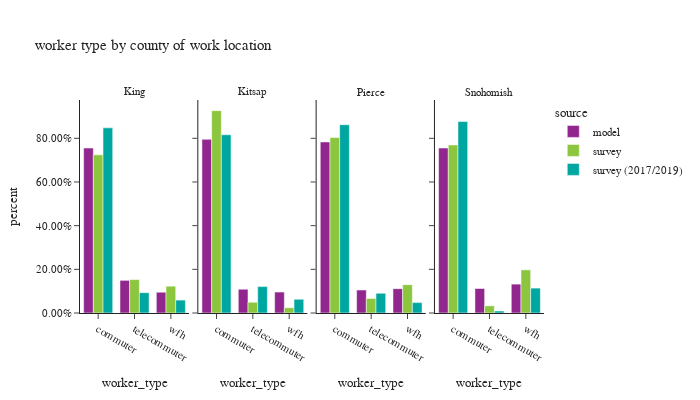

Notebook code cell kept with this figure:
### Code cell
df_worker_count = workers.groupby(['source','CountyName_work','worker_type'])['pdexpfac']. \
    sum().reset_index()
df_worker_count['percent'] = df_worker_count.groupby(['source','CountyName_work'], group_keys=False)['pdexpfac']. \
    apply(lambda x: x / float(x.sum()))

df_worker_count_ct = workers.groupby(['source','CountyName_work','worker_type'])['pdexpfac'].count().reset_index(). \
    rename(columns={'pdexpfac':'sample count'})
df_worker_count = df_worker_count.merge(df_worker_count_ct, on=['source','CountyName_work','worker_type']). \
    rename(columns={'pdexpfac':'total count'})

fig = px.bar(df_worker_count.sort_values(by=['source','CountyName_work']), x='worker_type', y="percent",
             facet_col="CountyName_work", color="source",
             barmode="group",hover_data=['sample count','total count'],
             title="worker type by county of work location")
fig.for_each_annotation(lambda a: a.update(text = a.text.split("=")[-1]))
fig.update_layout(height=400, width=700, font=dict(size=11))
fig.for_each_yaxis(lambda a: a.update(tickformat = ".2%"))
fig.update_xaxes(categoryorder='array', categoryarray= ['commuter','telecommuter','wfh'])
fig.show()

### Figure 1 — Plotly figure (JSON) as saved in the notebook; plotly's stock layout.template omitted (floating-point values rounded to 4 significant figures)
{"data": [{"alignmentgroup": "True", "customdata": [[1047000.0, 1047000.0], [207300.0, 207300.0], [132000.0, 132000.0]], "hovertemplate": "source=model<br>CountyName_work=King<br>worker_type=%{x}<br>percent=%{y}<br>sample count=%{customdata[0]}<br>total count=%{customdata[1]}<extra></extra>", "legendgroup": "model", "marker": {"color": "#91268F", "pattern": {"shape": ""}}, "name": "model", "offsetgroup": "model", "orientation": "v", "showlegend": true, "textposition": "auto", "type": "bar", "x": ["commuter", "telecommuter", "wfh"], "xaxis": "x", "y": [0.7553, 0.1495, 0.09516], "yaxis": "y"}, {"alignmentgroup": "True", "customdata": [[45460.0, 45460.0], [6225.0, 6225.0], [5471.0, 5471.0]], "hovertemplate": "source=model<br>CountyName_work=Kitsap<br>worker_type=%{x}<br>percent=%{y}<br>sample count=%{customdata[0]}<br>total count=%{customdata[1]}<extra></extra>", "legendgroup": "model", "marker": {"color": "#91268F", "pattern": {"shape": ""}}, "name": "model", "offsetgroup": "model", "orientation": "v", "showlegend": false, "textposition": "auto", "type": "bar", "x": ["commuter", "telecommuter", "wfh"], "xaxis": "x2", "y": [0.7954, 0.1089, 0.09573], "yaxis": "y2"}, {"alignmentgroup": "True", "customdata": [[218200.0, 218200.0], [29300.0, 29300.0], [31060.0, 31060.0]], "hovertemplate": "source=model<br>CountyName_work=Pierce<br>worker_type=%{x}<br>percent=%{y}<br>sample count=%{customdata[0]}<br>total count=%{customdata[1]}<extra></extra>", "legendgroup": "model", "marker": {"color": "#91268F", "pattern": {"shape": ""}}, "name": "model", "offsetgroup": "model", "orientation": "v", "showlegend": false, "textposition": "auto", "type": "bar", "x": ["commuter", "telecommuter", "wfh"], "xaxis": "x3", "y": [0.7833, 0.1052, 0.1115], "yaxis": "y3"}, {"alignmentgroup": "True", "customdata": [[178200.0, 178200.0], [26450.0, 26450.0], [31210.0, 31210.0]], "hovertemplate": "source=model<br>CountyName_work=Snohomish<br>worker_type=%{x}<br>percent=%{y}<br>sample count=%{customdata[0]}<br>total count=%{customdata[1]}<extra></extra>", "legendgroup": "model", "marker": {"color": "#91268F", "pattern": {"shape": ""}}, "name": "model", "offsetgroup": "model", "orientation": "v", "showlegend": false, "textposition": "auto", "type": "bar", "x": ["commuter", "telecommuter", "wfh"], "xaxis": "x4", "y": [0.7555, 0.1121, 0.1323], "yaxis": "y4"}, {"alignmentgroup": "True", "customdata": [[1249.0, 603400.0], [560.0, 127500.0], [473.0, 102300.0]], "hovertemplate": "source=survey<br>CountyName_work=King<br>worker_type=%{x}<br>percent=%{y}<br>sample count=%{customdata[0]}<br>total count=%{customdata[1]}<extra></extra>", "legendgroup": "survey", "marker": {"color": "#8CC63E", "pattern": {"shape": ""}}, "name": "survey", "offsetgroup": "survey", "orientation": "v", "showlegend": true, "textposition": "auto", "type": "bar", "x": ["commuter", "telecommuter", "wfh"], "xaxis": "x", "y": [0.7242, 0.153, 0.1228], "yaxis": "y"}, {"alignmentgroup": "True", "customdata": [[23.0, 23520.0], [11.0, 1246.0], [9.0, 615.9]], "hovertemplate": "source=survey<br>CountyName_work=Kitsap<br>worker_type=%{x}<br>percent=%{y}<br>sample count=%{customdata[0]}<br>total count=%{customdata[1]}<extra></extra>", "legendgroup": "survey", "marker": {"color": "#8CC63E", "pattern": {"shape": ""}}, "name": "survey", "offsetgroup": "survey", "orientation": "v", "showlegend": false, "textposition": "auto", "type": "bar", "x": ["commuter", "telecommuter", "wfh"], "xaxis": "x2", "y": [0.9267, 0.04908, 0.02426], "yaxis": "y2"}, {"alignmentgroup": "True", "customdata": [[75.0, 81520.0], [7.0, 6782.0], [19.0, 13180.0]], "hovertemplate": "source=survey<br>CountyName_work=Pierce<br>worker_type=%{x}<br>percent=%{y}<br>sample count=%{customdata[0]}<br>total count=%{customdata[1]}<extra></extra>", "legendgroup": "survey", "marker": {"color": "#8CC63E", "pattern": {"shape": ""}}, "name": "survey", "offsetgroup": "survey", "orientation": "v", "showlegend": false, "textposition": "auto", "type": "bar", "x": ["commuter", "telecommuter", "wfh"], "xaxis": "x3", "y": [0.8033, 0.06683, 0.1299], "yaxis": "y3"}, {"alignmentgroup": "True", "customdata": [[91.0, 82640.0], [15.0, 3530.0], [42.0, 21220.0]], "hovertemplate": "source=survey<br>CountyName_work=Snohomish<br>worker_type=%{x}<br>percent=%{y}<br>sample count=%{customdata[0]}<br>total count=%{customdata[1]}<extra></extra>", "legendgroup": "survey", "marker": {"color": "#8CC63E", "pattern": {"shape": ""}}, "name": "survey", "offsetgroup": "survey", "orientation": "v", "showlegend": false, "textposition": "auto", "type": "bar", "x": ["commuter", "telecommuter", "wfh"], "xaxis": "x4", "y": [0.7695, 0.03287, 0.1976], "yaxis": "y4"}, {"alignmentgroup": "True", "customdata": [[4064.0, 684000.0], [270.0, 75020.0], [393.0, 47660.0]], "hovertemplate": "source=survey (2017/2019)<br>CountyName_work=King<br>worker_type=%{x}<br>percent=%{y}<br>sample count=%{customdata[0]}<br>total count=%{customdata[1]}<extra></extra>", "legendgroup": "survey (2017/2019)", "marker": {"color": "#00A7A0", "pattern": {"shape": ""}}, "name": "survey (2017/2019)", "offsetgroup": "survey (2017/2019)", "orientation": "v", "showlegend": true, "textposition": "auto", "type": "bar", "x": ["commuter", "telecommuter", "wfh"], "xaxis": "x", "y": [0.8479, 0.093, 0.05909], "yaxis": "y"}, {"alignmentgroup": "True", "customdata": [[53.0, 14850.0], [2.0, 2200.0], [9.0, 1141.0]], "hovertemplate": "source=survey (2017/2019)<br>CountyName_work=Kitsap<br>worker_type=%{x}<br>percent=%{y}<br>sample count=%{customdata[0]}<br>total count=%{customdata[1]}<extra></extra>", "legendgroup": "survey (2017/2019)", "marker": {"color": "#00A7A0", "pattern": {"shape": ""}}, "name": "survey (2017/2019)", "offsetgroup": "survey (2017/2019)", "orientation": "v", "showlegend": false, "textposition": "auto", "type": "bar", "x": ["commuter", "telecommuter", "wfh"], "xaxis": "x2", "y": [0.8164, 0.1209, 0.0627], "yaxis": "y2"}, {"alignmentgroup": "True", "customdata": [[137.0, 105500.0], [19.0, 11030.0], [28.0, 5824.0]], "hovertemplate": "source=survey (2017/2019)<br>CountyName_work=Pierce<br>worker_type=%{x}<br>percent=%{y}<br>sample count=%{customdata[0]}<br>total count=%{customdata[1]}<extra></extra>", "legendgroup": "survey (2017/2019)", "marker": {"color": "#00A7A0", "pattern": {"shape": ""}}, "name": "survey (2017/2019)", "offsetgroup": "survey (2017/2019)", "orientation": "v", "showlegend": false, "textposition": "auto", "type": "bar", "x": ["commuter", "telecommuter", "wfh"], "xaxis": "x3", "y": [0.8623, 0.09013, 0.0476], "yaxis": "y3"}, {"alignmentgroup": "True", "customdata": [[136.0, 76620.0], [8.0, 814.4], [19.0, 9961.0]], "hovertemplate": "source=survey (2017/2019)<br>CountyName_work=Snohomish<br>worker_type=%{x}<br>percent=%{y}<br>sample count=%{customdata[0]}<br>total count=%{customdata[1]}<extra></extra>", "legendgroup": "survey (2017/2019)", "marker": {"color": "#00A7A0", "pattern": {"shape": ""}}, "name": "survey (2017/2019)", "offsetgroup": "survey (2017/2019)", "orientation": "v", "showlegend": false, "textposition": "auto", "type": "bar", "x": ["commuter", "telecommuter", "wfh"], "xaxis": "x4", "y": [0.8767, 0.009319, 0.114], "yaxis": "y4"}], "layout": {"annotations": [{"font": {}, "showarrow": false, "text": "King", "x": 0.1175, "xanchor": "center", "xref": "paper", "y": 1.0, "yanchor": "bottom", "yref": "paper"}, {"font": {}, "showarrow": false, "text": "Kitsap", "x": 0.3725, "xanchor": "center", "xref": "paper", "y": 1.0, "yanchor": "bottom", "yref": "paper"}, {"font": {}, "showarrow": false, "text": "Pierce", "x": 0.6275, "xanchor": "center", "xref": "paper", "y": 1.0, "yanchor": "bottom", "yref": "paper"}, {"font": {}, "showarrow": false, "text": "Snohomish", "x": 0.8825, "xanchor": "center", "xref": "paper", "y": 1.0, "yanchor": "bottom", "yref": "paper"}], "barmode": "group", "font": {"size": 11}, "height": 400, "legend": {"title": {"text": "source"}, "tracegroupgap": 0}, "title": {"text": "worker type by county of work location"}, "width": 700, "xaxis": {"anchor": "y", "categoryarray": ["commuter", "telecommuter", "wfh"], "categoryorder": "array", "domain": [0.0, 0.235], "title": {"text": "worker_type"}}, "xaxis2": {"anchor": "y2", "categoryarray": ["commuter", "telecommuter", "wfh"], "categoryorder": "array", "domain": [0.255, 0.49], "matches": "x", "title": {"text": "worker_type"}}, "xaxis3": {"anchor": "y3", "categoryarray": ["commuter", "telecommuter", "wfh"], "categoryorder": "array", "domain": [0.51, 0.745], "matches": "x", "title": {"text": "worker_type"}}, "xaxis4": {"anchor": "y4", "categoryarray": ["commuter", "telecommuter", "wfh"], "categoryorder": "array", "domain": [0.765, 1.0], "matches": "x", "title": {"text": "worker_type"}}, "yaxis": {"anchor": "x", "domain": [0.0, 1.0], "tickformat": ".2%", "title": {"text": "percent"}}, "yaxis2": {"anchor": "x2", "domain": [0.0, 1.0], "matches": "y", "showticklabels": false, "tickformat": ".2%"}, "yaxis3": {"anchor": "x3", "domain": [0.0, 1.0], "matches": "y", "showticklabels": false, "tickformat": ".2%"}, "yaxis4": {"anchor": "x4", "domain": [0.0, 1.0], "matches": "y", "showticklabels": false, "tickformat": ".2%"}}}
